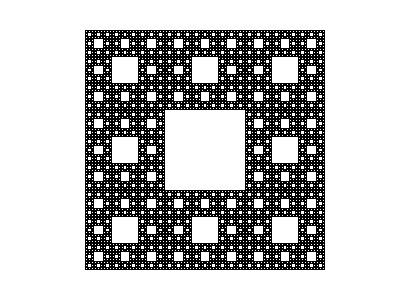

This figure's Python source:
import matplotlib
matplotlib.use('Agg')
from pylab import *

def webshow( img ):
    savefig( img, dpi=50 )
    print 'Content-Type: text/html\n'
    print '<img web width="400" height="300" src="'+img+'" />'

clf()
N = 3 # 3, 5, 7, 9, try odd numbers
w = 243
A = [[0] * w for i in range(w)]
I = A

#int first row and first column
for i in range(w):
    A[0][i] = 1
    A[i][0] = 1

for i in range(1,w):
    for j in range(1,w):
        A[i][j] = (A[i-1][j]+A[i][j-1]+A[i-1][j-1]) % N

for i in range(w):
    for j in range(w):
        if A[i][j] == 0: I[i][j] = 1
        else: I[i][j] = 0

imshow( I, cmap=cm.gray, interpolation='nearest' )
axis('off')

webshow("carpet.png")